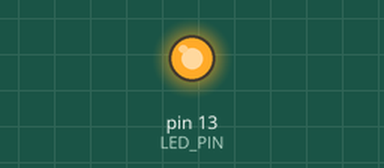
This sketch was run on a simulated Arduino Uno, built with avr-gcc and run on an emulated ATmega328P. Shown: output pins drawn as LEDs (lit = HIGH).

Above: at 2.0 s.
At 8.1 s:
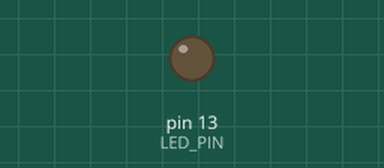
Timing chart, 0 to 12.7 s (numbered marks = the images above):
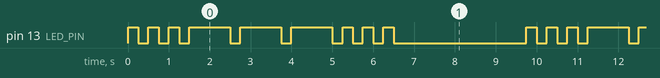

Measured:
- by itself, pin 13 (LED_PIN): repeats every 9.8 s: 2 × (LOW 0.25 s, HIGH 0.25 s), 3 × (LOW 0.25 s, HIGH 1.0 s), 3 × (LOW 0.25 s, HIGH 0.25 s), LOW 3.3 s, HIGH 0.25 s
- by itself, everything shown: repeats every 9.8 s, in 18 steps

The sketch:

Morse.ino
```cpp
#include "Arduino.h"
#include "Morse.h"

const int LED_PIN = 13;

void setup() {
  pinMode(LED_PIN, OUTPUT);
}

void loop() {
  static Morse m{LED_PIN};

  m.dot(); m.dot(); m.dot();
  m.dash(); m.dash(); m.dash();
  m.dot(); m.dot(); m.dot();

  delay(3000);
}
```

Morse.h
```cpp
#ifndef MORSE_H
#define MORSE_H


class Morse {
 public:
  Morse(int pin) : _pin(pin) {}

  void dot() const {
    digitalWrite(_pin, HIGH);
    delay(250);
    digitalWrite(_pin, LOW);
    delay(250);
  }

  void dash() const {
    digitalWrite(_pin, HIGH);
    delay(1000);
    digitalWrite(_pin, LOW);
    delay(250);
  }

 private:
  int _pin;
};

#endif
```
